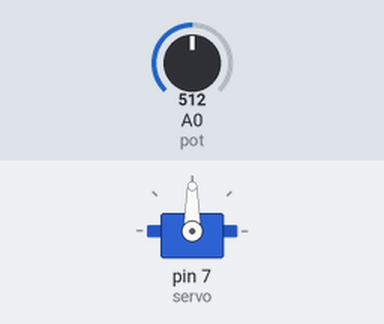
Simulated run of this sketch. Board: Arduino Uno, built with avr-gcc and run on an emulated ATmega328P. On the bench: servo. The inputs (shaded band) are chosen by the test bench; at power-on: A0 (pot) = 512.

Above: at 1.3 s.
1.4 s: A0 (pot) set to 900
At 1.72 s:
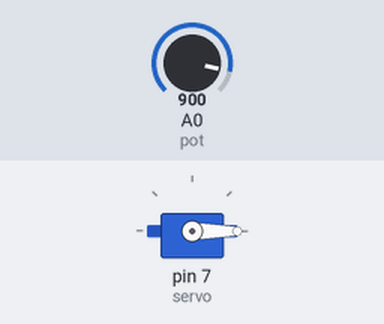
4.4 s: A0 (pot) set to 306
At 4.79 s:
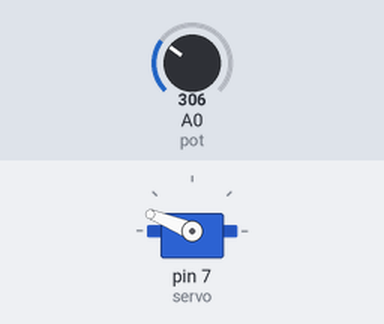
7.4 s: A0 (pot) set to 122
At 8.3 s:
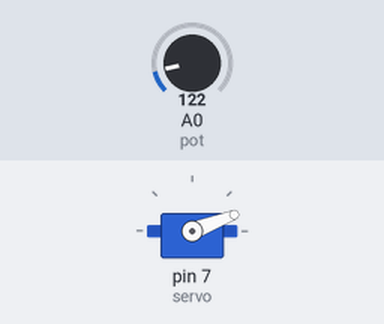
10.4 s: A0 (pot) set to 716
13.4 s: A0 (pot) set to 1023
Timing chart, 0 to 17.4 s (numbered marks = the images above; inputs shaded):
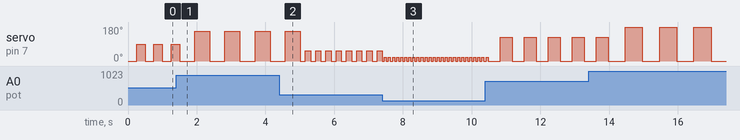

The sketch:

servomotor_potenciometro.ino
```cpp
#include <Servo.h>
Servo servo;
int pot = A0;

void setup() {
  servo.attach(7);
  servo.write(0);
  Serial.begin(9600);
}

void loop() {
  int valorPotenciometro = analogRead(pot);
  double angulo= 0.17595308* valorPotenciometro;
  double espera= 0.4887585533* valorPotenciometro;
  rotarServo(angulo,espera);
}

void rotarServo(double angulo, double espera) {
  servo.write(0);
  delay(espera);
  servo.write(angulo);
  delay(espera);
}
```

Measured:
- after the input at 1.4 s, servo on pin 7 (servo): alternates 158° for 0.44 s and 0° for 0.44 s, starting after 0.54 s
- after the input at 7.4 s, servo on pin 7 (servo): alternates 21° for 0.06 s and 0° for 0.06 s, starting after 0.06 s
- by itself, servo on pin 7 (servo): alternates 90° for 0.25 s and 0° for 0.25 s
